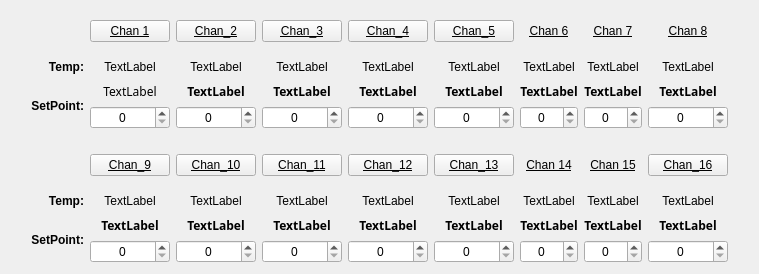
        <widget class="QWidget" name="monitor_box" native="true">
         <property name="sizePolicy">
          <sizepolicy hsizetype="Fixed" vsizetype="Fixed">
           <horstretch>0</horstretch>
           <verstretch>0</verstretch>
          </sizepolicy>
         </property>
         <property name="minimumSize">
          <size>
           <width>90</width>
           <height>0</height>
          </size>
         </property>
         <property name="maximumSize">
          <size>
           <width>1132</width>
           <height>16777215</height>
          </size>
         </property>
         <layout class="QGridLayout" name="channel_temps">
          <item row="9" column="9">
           <layout class="QVBoxLayout" name="verticalLayout_20">
            <item>
             <widget class="QLabel" name="chan_16_setpoint">
              <property name="font">
               <font>
                <family>Yu Gothic UI Semibold</family>
                <weight>75</weight>
                <bold>true</bold>
               </font>
              </property>
              <property name="text">
               <string>TextLabel</string>
              </property>
              <property name="alignment">
               <set>Qt::AlignCenter</set>
              </property>
             </widget>
            </item>
            <item>
             <widget class="QSpinBox" name="chan_16_adjust">
              <property name="alignment">
               <set>Qt::AlignCenter</set>
              </property>
             </widget>
            </item>
           </layout>
          </item>
          <item row="3" column="4">
           <layout class="QVBoxLayout" name="verticalLayout_7">
            <item>
             <widget class="QLabel" name="chan_3_setpoint">
              <property name="font">
               <font>
                <family>Yu Gothic UI Semibold</family>
                <weight>75</weight>
                <bold>true</bold>
               </font>
              </property>
              <property name="text">
               <string>TextLabel</string>
              </property>
              <property name="alignment">
               <set>Qt::AlignCenter</set>
              </property>
             </widget>
            </item>
            <item>
             <widget class="QSpinBox" name="chan_3_adjust">
              <property name="alignment">
               <set>Qt::AlignCenter</set>
              </property>
             </widget>
            </item>
           </layout>
          </item>
          <item row="3" column="3">
           <layout class="QVBoxLayout" name="verticalLayout_6">
            <item>
             <widget class="QLabel" name="chan_2_setpoint">
              <property name="font">
               <font>
                <family>Yu Gothic UI Semibold</family>
                <weight>75</weight>
                <italic>false</italic>
                <bold>true</bold>
                <underline>false</underline>
               </font>
              </property>
              <property name="text">
               <string>TextLabel</string>
              </property>
              <property name="alignment">
               <set>Qt::AlignCenter</set>
              </property>
             </widget>
            </item>
            <item>
             <widget class="QSpinBox" name="chan_2_adjust">
              <property name="font">
               <font>
                <underline>false</underline>
               </font>
              </property>
              <property name="alignment">
               <set>Qt::AlignCenter</set>
              </property>
             </widget>
            </item>
           </layout>
          </item>
          <item row="3" column="2">
           <layout class="QVBoxLayout" name="verticalLayout_5">
            <item>
             <widget class="QLabel" name="chan_1_setpoint">
              <property name="font">
               <font>
                <family>Yu Gothic UI Semibold</family>
                <underline>false</underline>
               </font>
              </property>
              <property name="text">
               <string>TextLabel</string>
              </property>
              <property name="alignment">
               <set>Qt::AlignCenter</set>
              </property>
             </widget>
            </item>
            <item>
             <widget class="QSpinBox" name="chan_1_adjust">
              <property name="font">
               <font>
                <underline>false</underline>
               </font>
              </property>
              <property name="alignment">
               <set>Qt::AlignCenter</set>
              </property>
             </widget>
            </item>
           </layout>
          </item>
          <item row="7" column="1">
           <spacer name="verticalSpacer_11">
            <property name="orientation">
             <enum>Qt::Vertical</enum>
            </property>
            <property name="sizeType">
             <enum>QSizePolicy::Fixed</enum>
            </property>
            <property name="sizeHint" stdset="0">
             <size>
              <width>20</width>
              <height>40</height>
             </size>
            </property>
           </spacer>
          </item>
          <item row="9" column="4">
           <layout class="QVBoxLayout" name="verticalLayout_15">
            <item>
             <widget class="QLabel" name="chan_11_setpoint">
              <property name="font">
               <font>
                <family>Yu Gothic UI Semibold</family>
                <weight>75</weight>
                <bold>true</bold>
               </font>
              </property>
              <property name="text">
               <string>TextLabel</string>
              </property>
              <property name="alignment">
               <set>Qt::AlignCenter</set>
              </property>
             </widget>
            </item>
            <item>
             <widget class="QSpinBox" name="chan_11_adjust">
              <property name="alignment">
               <set>Qt::AlignCenter</set>
              </property>
             </widget>
            </item>
           </layout>
          </item>
          <item row="8" column="2">
           <widget class="QLabel" name="chan_9_temp">
            <property name="font">
             <font>
              <underline>false</underline>
             </font>
            </property>
            <property name="text">
             <string>TextLabel</string>
            </property>
            <property name="alignment">
             <set>Qt::AlignCenter</set>
            </property>
           </widget>
          </item>
          <item row="2" column="9">
           <widget class="QLabel" name="chan_8_temp">
            <property name="font">
             <font>
              <underline>false</underline>
             </font>
            </property>
            <property name="text">
             <string>TextLabel</string>
            </property>
            <property name="alignment">
             <set>Qt::AlignCenter</set>
            </property>
           </widget>
          </item>
          <item row="8" column="5">
           <widget class="QLabel" name="chan_12_temp">
            <property name="font">
             <font>
              <underline>false</underline>
             </font>
            </property>
            <property name="text">
             <string>TextLabel</string>
            </property>
            <property name="alignment">
             <set>Qt::AlignCenter</set>
            </property>
           </widget>
          </item>
          <item row="2" column="4">
           <widget class="QLabel" name="chan_3_temp">
            <property name="font">
             <font>
              <underline>false</underline>
             </font>
            </property>
            <property name="text">
             <string>TextLabel</string>
            </property>
            <property name="alignment">
             <set>Qt::AlignCenter</set>
            </property>
           </widget>
          </item>
          <item row="2" column="2">
           <widget class="QLabel" name="chan_1_temp">
            <property name="font">
             <font>
              <underline>false</underline>
             </font>
            </property>
            <property name="text">
             <string>TextLabel</string>
            </property>
            <property name="alignment">
             <set>Qt::AlignCenter</set>
            </property>
           </widget>
          </item>
          <item row="2" column="8">
           <widget class="QLabel" name="chan_7_temp">
            <property name="font">
             <font>
              <underline>false</underline>
             </font>
            </property>
            <property name="text">
             <string>TextLabel</string>
            </property>
            <property name="alignment">
             <set>Qt::AlignCenter</set>
            </property>
           </widget>
          </item>
          <item row="2" column="7">
           <widget class="QLabel" name="chan_6_temp">
            <property name="font">
             <font>
              <underline>false</underline>
             </font>
            </property>
            <property name="text">
             <string>TextLabel</string>
            </property>
            <property name="alignment">
             <set>Qt::AlignCenter</set>
            </property>
           </widget>
          </item>
          <item row="2" column="0">
           <spacer name="verticalSpacer_9">
            <property name="orientation">
             <enum>Qt::Vertical</enum>
            </property>
            <property name="sizeHint" stdset="0">
             <size>
              <width>20</width>
              <height>20</height>
             </size>
            </property>
           </spacer>
          </item>
          <item row="2" column="3">
           <widget class="QLabel" name="chan_2_temp">
            <property name="font">
             <font>
              <underline>false</underline>
             </font>
            </property>
            <property name="text">
             <string>TextLabel</string>
            </property>
            <property name="alignment">
             <set>Qt::AlignCenter</set>
            </property>
           </widget>
          </item>
          <item row="7" column="8">
           <widget class="QLabel" name="channel_15_marker">
            <property name="font">
             <font>
              <underline>true</underline>
             </font>
            </property>
            <property name="text">
             <string>Chan 15</string>
            </property>
            <property name="alignment">
             <set>Qt::AlignCenter</set>
            </property>
           </widget>
          </item>
          <item row="2" column="6">
           <widget class="QLabel" name="chan_5_temp">
            <property name="font">
             <font>
              <underline>false</underline>
             </font>
            </property>
            <property name="text">
             <string>TextLabel</string>
            </property>
            <property name="alignment">
             <set>Qt::AlignCenter</set>
            </property>
           </widget>
          </item>
          <item row="7" column="7">
           <widget class="QLabel" name="channel_14_marker">
            <property name="font">
             <font>
              <underline>true</underline>
             </font>
            </property>
            <property name="text">
             <string>Chan 14</string>
            </property>
            <property name="alignment">
             <set>Qt::AlignCenter</set>
            </property>
           </widget>
          </item>
          <item row="0" column="1">
           <spacer name="verticalSpacer_10">
            <property name="orientation">
             <enum>Qt::Vertical</enum>
            </property>
            <property name="sizeType">
             <enum>QSizePolicy::Fixed</enum>
            </property>
            <property name="sizeHint" stdset="0">
             <size>
              <width>20</width>
              <height>40</height>
             </size>
            </property>
           </spacer>
          </item>
          <item row="3" column="9">
           <layout class="QVBoxLayout" name="verticalLayout_12">
            <item>
             <widget class="QLabel" name="chan_8_setpoint">
              <property name="font">
               <font>
                <family>Yu Gothic UI Semibold</family>
                <weight>75</weight>
                <bold>true</bold>
               </font>
              </property>
              <property name="text">
               <string>TextLabel</string>
              </property>
              <property name="alignment">
               <set>Qt::AlignCenter</set>
              </property>
             </widget>
            </item>
            <item>
             <widget class="QSpinBox" name="chan_8_adjust">
              <property name="alignment">
               <set>Qt::AlignCenter</set>
              </property>
             </widget>
            </item>
           </layout>
          </item>
          <item row="9" column="6">
           <layout class="QVBoxLayout" name="verticalLayout_17">
            <item>
             <widget class="QLabel" name="chan_13_setpoint">
              <property name="font">
               <font>
                <family>Yu Gothic UI Semibold</family>
                <weight>75</weight>
                <bold>true</bold>
               </font>
              </property>
              <property name="text">
               <string>TextLabel</string>
              </property>
              <property name="alignment">
               <set>Qt::AlignCenter</set>
              </property>
             </widget>
            </item>
            <item>
             <widget class="QSpinBox" name="chan_13_adjust">
              <property name="alignment">
               <set>Qt::AlignCenter</set>
              </property>
             </widget>
            </item>
           </layout>
          </item>
          <item row="9" column="2">
           <layout class="QVBoxLayout" name="verticalLayout_13">
            <item>
             <widget class="QLabel" name="chan_9_setpoint">
              <property name="font">
               <font>
                <family>Yu Gothic UI Semibold</family>
                <weight>75</weight>
                <bold>true</bold>
               </font>
              </property>
              <property name="text">
               <string>TextLabel</string>
              </property>
              <property name="alignment">
               <set>Qt::AlignCenter</set>
              </property>
             </widget>
            </item>
            <item>
             <widget class="QSpinBox" name="chan_9_adjust">
              <property name="alignment">
               <set>Qt::AlignCenter</set>
              </property>
             </widget>
            </item>
           </layout>
          </item>
          <item row="9" column="7">
           <layout class="QVBoxLayout" name="verticalLayout_18">
            <item>
             <widget class="QLabel" name="chan_14_setpoint">
              <property name="font">
               <font>
                <family>Yu Gothic UI Semibold</family>
                <weight>75</weight>
                <bold>true</bold>
               </font>
              </property>
              <property name="text">
               <string>TextLabel</string>
              </property>
              <property name="alignment">
               <set>Qt::AlignCenter</set>
              </property>
             </widget>
            </item>
            <item>
             <widget class="QSpinBox" name="chan_14_adjust">
              <property name="alignment">
               <set>Qt::AlignCenter</set>
              </property>
             </widget>
            </item>
           </layout>
          </item>
          <item row="3" column="5">
           <layout class="QVBoxLayout" name="verticalLayout_8">
            <item>
             <widget class="QLabel" name="chan_4_setpoint">
              <property name="font">
               <font>
                <family>Yu Gothic UI Semibold</family>
                <weight>75</weight>
                <bold>true</bold>
               </font>
              </property>
              <property name="text">
               <string>TextLabel</string>
              </property>
              <property name="alignment">
               <set>Qt::AlignCenter</set>
              </property>
             </widget>
            </item>
            <item>
             <widget class="QSpinBox" name="chan_4_adjust">
              <property name="alignment">
               <set>Qt::AlignCenter</set>
              </property>
             </widget>
            </item>
           </layout>
          </item>
          <item row="9" column="8">
           <layout class="QVBoxLayout" name="verticalLayout_19">
            <item>
             <widget class="QLabel" name="chan_15_setpoint">
              <property name="font">
               <font>
                <family>Yu Gothic UI Semibold</family>
                <weight>75</weight>
                <bold>true</bold>
               </font>
              </property>
              <property name="text">
               <string>TextLabel</string>
              </property>
              <property name="alignment">
               <set>Qt::AlignCenter</set>
              </property>
             </widget>
            </item>
            <item>
             <widget class="QSpinBox" name="chan_15_adjust">
              <property name="alignment">
               <set>Qt::AlignCenter</set>
              </property>
             </widget>
            </item>
           </layout>
          </item>
          <item row="8" column="6">
           <widget class="QLabel" name="chan_13_temp">
            <property name="font">
             <font>
              <underline>false</underline>
             </font>
            </property>
            <property name="text">
             <string>TextLabel</string>
            </property>
            <property name="alignment">
             <set>Qt::AlignCenter</set>
            </property>
           </widget>
          </item>
          <item row="8" column="7">
           <widget class="QLabel" name="chan_14_temp">
            <property name="font">
             <font>
              <underline>false</underline>
             </font>
            </property>
            <property name="text">
             <string>TextLabel</string>
            </property>
            <property name="alignment">
             <set>Qt::AlignCenter</set>
            </property>
           </widget>
          </item>
          <item row="8" column="3">
           <widget class="QLabel" name="chan_10_temp">
            <property name="font">
             <font>
              <underline>false</underline>
             </font>
            </property>
            <property name="text">
             <string>TextLabel</string>
            </property>
            <property name="alignment">
             <set>Qt::AlignCenter</set>
            </property>
           </widget>
          </item>
          <item row="5" column="10">
           <spacer name="verticalSpacer_5">
            <property name="orientation">
             <enum>Qt::Vertical</enum>
            </property>
            <property name="sizeHint" stdset="0">
             <size>
              <width>20</width>
              <height>10</height>
             </size>
            </property>
           </spacer>
          </item>
          <item row="8" column="4">
           <widget class="QLabel" name="chan_11_temp">
            <property name="font">
             <font>
              <underline>false</underline>
             </font>
            </property>
            <property name="text">
             <string>TextLabel</string>
            </property>
            <property name="alignment">
             <set>Qt::AlignCenter</set>
            </property>
           </widget>
          </item>
          <item row="2" column="5">
           <widget class="QLabel" name="chan_4_temp">
            <property name="font">
             <font>
              <underline>false</underline>
             </font>
            </property>
            <property name="text">
             <string>TextLabel</string>
            </property>
            <property name="alignment">
             <set>Qt::AlignCenter</set>
            </property>
           </widget>
          </item>
          <item row="8" column="0">
           <spacer name="verticalSpacer_6">
            <property name="orientation">
             <enum>Qt::Vertical</enum>
            </property>
            <property name="sizeHint" stdset="0">
             <size>
              <width>20</width>
              <height>20</height>
             </size>
            </property>
           </spacer>
          </item>
          <item row="8" column="9">
           <widget class="QLabel" name="chan_16_temp">
            <property name="font">
             <font>
              <underline>false</underline>
             </font>
            </property>
            <property name="text">
             <string>TextLabel</string>
            </property>
            <property name="alignment">
             <set>Qt::AlignCenter</set>
            </property>
           </widget>
          </item>
          <item row="8" column="8">
           <widget class="QLabel" name="chan_15_temp">
            <property name="font">
             <font>
              <underline>false</underline>
             </font>
            </property>
            <property name="text">
             <string>TextLabel</string>
            </property>
            <property name="alignment">
             <set>Qt::AlignCenter</set>
            </property>
           </widget>
          </item>
          <item row="0" column="9">
           <widget class="QLabel" name="channel_8_marker">
            <property name="font">
             <font>
              <underline>true</underline>
             </font>
            </property>
            <property name="text">
             <string>Chan 8</string>
            </property>
            <property name="alignment">
             <set>Qt::AlignCenter</set>
            </property>
           </widget>
          </item>
          <item row="0" column="7">
           <widget class="QLabel" name="channel_6_marker">
            <property name="font">
             <font>
              <underline>true</underline>
             </font>
            </property>
            <property name="text">
             <string>Chan 6</string>
            </property>
            <property name="alignment">
             <set>Qt::AlignCenter</set>
            </property>
           </widget>
          </item>
          <item row="9" column="1">
           <widget class="QLabel" name="setpoints_label_2">
            <property name="font">
             <font>
              <weight>75</weight>
              <bold>true</bold>
              <underline>false</underline>
             </font>
            </property>
            <property name="text">
             <string>SetPoint:</string>
            </property>
            <property name="alignment">
             <set>Qt::AlignRight|Qt::AlignTrailing|Qt::AlignVCenter</set>
            </property>
           </widget>
          </item>
          <item row="0" column="8">
           <widget class="QLabel" name="channel_7_marker">
            <property name="font">
             <font>
              <underline>true</underline>
             </font>
            </property>
            <property name="text">
             <string>Chan 7</string>
            </property>
            <property name="alignment">
             <set>Qt::AlignCenter</set>
            </property>
           </widget>
          </item>
          <item row="3" column="0">
           <spacer name="verticalSpacer_12">
            <property name="orientation">
             <enum>Qt::Vertical</enum>
            </property>
            <property name="sizeHint" stdset="0">
             <size>
              <width>20</width>
              <height>20</height>
             </size>
            </property>
           </spacer>
          </item>
          <item row="8" column="1">
           <widget class="QLabel" name="temps_label_2">
            <property name="font">
             <font>
              <weight>75</weight>
              <bold>true</bold>
              <underline>false</underline>
             </font>
            </property>
            <property name="text">
             <string>Temp:</string>
            </property>
            <property name="alignment">
             <set>Qt::AlignRight|Qt::AlignTrailing|Qt::AlignVCenter</set>
            </property>
           </widget>
          </item>
          <item row="3" column="1">
           <widget class="QLabel" name="setpoints_label_1">
            <property name="font">
             <font>
              <weight>75</weight>
              <bold>true</bold>
              <underline>false</underline>
             </font>
            </property>
            <property name="text">
             <string>SetPoint:</string>
            </property>
            <property name="alignment">
             <set>Qt::AlignRight|Qt::AlignTrailing|Qt::AlignVCenter</set>
            </property>
           </widget>
          </item>
          <item row="2" column="1">
           <widget class="QLabel" name="temps_label_1">
            <property name="font">
             <font>
              <weight>75</weight>
              <bold>true</bold>
              <underline>false</underline>
             </font>
            </property>
            <property name="text">
             <string>Temp:</string>
            </property>
            <property name="alignment">
             <set>Qt::AlignRight|Qt::AlignTrailing|Qt::AlignVCenter</set>
            </property>
           </widget>
          </item>
          <item row="9" column="0">
           <spacer name="verticalSpacer_14">
            <property name="orientation">
             <enum>Qt::Vertical</enum>
            </property>
            <property name="sizeHint" stdset="0">
             <size>
              <width>20</width>
              <height>20</height>
             </size>
            </property>
           </spacer>
          </item>
          <item row="3" column="7">
           <layout class="QVBoxLayout" name="verticalLayout_10">
            <item>
             <widget class="QLabel" name="chan_6_setpoint">
              <property name="font">
               <font>
                <family>Yu Gothic UI Semibold</family>
                <weight>75</weight>
                <bold>true</bold>
               </font>
              </property>
              <property name="text">
               <string>TextLabel</string>
              </property>
              <property name="alignment">
               <set>Qt::AlignCenter</set>
              </property>
             </widget>
            </item>
            <item>
             <widget class="QSpinBox" name="chan_6_adjust">
              <property name="alignment">
               <set>Qt::AlignCenter</set>
              </property>
             </widget>
            </item>
           </layout>
          </item>
          <item row="9" column="3">
           <layout class="QVBoxLayout" name="verticalLayout_14">
            <item>
             <widget class="QLabel" name="chan_10_setpoint">
              <property name="font">
               <font>
                <family>Yu Gothic UI Semibold</family>
                <weight>75</weight>
                <bold>true</bold>
               </font>
              </property>
              <property name="text">
               <string>TextLabel</string>
              </property>
              <property name="alignment">
               <set>Qt::AlignCenter</set>
              </property>
             </widget>
            </item>
            <item>
             <widget class="QSpinBox" name="chan_10_adjust">
              <property name="alignment">
               <set>Qt::AlignCenter</set>
              </property>
             </widget>
            </item>
           </layout>
          </item>
          <item row="3" column="8">
           <layout class="QVBoxLayout" name="verticalLayout_11">
            <item>
             <widget class="QLabel" name="chan_7_setpoint">
              <property name="font">
               <font>
                <family>Yu Gothic UI Semibold</family>
                <weight>75</weight>
                <bold>true</bold>
               </font>
              </property>
              <property name="text">
               <string>TextLabel</string>
              </property>
              <property name="alignment">
               <set>Qt::AlignCenter</set>
              </property>
             </widget>
            </item>
            <item>
             <widget class="QSpinBox" name="chan_7_adjust">
              <property name="alignment">
               <set>Qt::AlignCenter</set>
              </property>
             </widget>
            </item>
           </layout>
          </item>
          <item row="3" column="6">
           <layout class="QVBoxLayout" name="verticalLayout_9">
            <item>
             <widget class="QLabel" name="chan_5_setpoint">
              <property name="font">
               <font>
                <family>Yu Gothic UI Semibold</family>
                <weight>75</weight>
                <bold>true</bold>
               </font>
              </property>
              <property name="text">
               <string>TextLabel</string>
              </property>
              <property name="alignment">
               <set>Qt::AlignCenter</set>
              </property>
             </widget>
            </item>
            <item>
             <widget class="QSpinBox" name="chan_5_adjust">
              <property name="alignment">
               <set>Qt::AlignCenter</set>
              </property>
             </widget>
            </item>
           </layout>
          </item>
          <item row="0" column="3">
           <widget class="QPushButton" name="channel_2_button">
            <property name="font">
             <font>
              <underline>true</underline>
             </font>
            </property>
            <property name="text">
             <string>Chan_2</string>
            </property>
           </widget>
          </item>
          <item row="9" column="5">
           <layout class="QVBoxLayout" name="verticalLayout_16">
            <item>
             <widget class="QLabel" name="chan_12_setpoint">
              <property name="font">
               <font>
                <family>Yu Gothic UI Semibold</family>
                <weight>75</weight>
                <bold>true</bold>
               </font>
              </property>
              <property name="text">
               <string>TextLabel</string>
              </property>
              <property name="alignment">
               <set>Qt::AlignCenter</set>
              </property>
             </widget>
            </item>
            <item>
             <widget class="QSpinBox" name="chan_12_adjust">
              <property name="alignment">
               <set>Qt::AlignCenter</set>
              </property>
             </widget>
            </item>
           </layout>
          </item>
          <item row="0" column="5">
           <widget class="QPushButton" name="channel_4_button">
            <property name="font">
             <font>
              <underline>true</underline>
             </font>
            </property>
            <property name="text">
             <string>Chan_4</string>
            </property>
           </widget>
          </item>
          <item row="0" column="4">
           <widget class="QPushButton" name="channel_3_button">
            <property name="font">
             <font>
              <underline>true</underline>
             </font>
            </property>
            <property name="text">
             <string>Chan_3</string>
            </property>
           </widget>
          </item>
          <item row="7" column="2">
           <widget class="QPushButton" name="channel_9_button">
            <property name="font">
             <font>
              <underline>true</underline>
             </font>
            </property>
            <property name="text">
             <string>Chan_9</string>
            </property>
           </widget>
          </item>
          <item row="7" column="3">
           <widget class="QPushButton" name="channel_10_button">
            <property name="font">
             <font>
              <underline>true</underline>
             </font>
            </property>
            <property name="text">
             <string>Chan_10</string>
            </property>
           </widget>
          </item>
          <item row="0" column="6">
           <widget class="QPushButton" name="channel_5_button">
            <property name="font">
             <font>
              <underline>true</underline>
             </font>
            </property>
            <property name="text">
             <string>Chan_5</string>
            </property>
           </widget>
          </item>
          <item row="7" column="6">
           <widget class="QPushButton" name="channel_13_button">
            <property name="font">
             <font>
              <underline>true</underline>
             </font>
            </property>
            <property name="text">
             <string>Chan_13</string>
            </property>
           </widget>
          </item>
          <item row="7" column="4">
           <widget class="QPushButton" name="channel_11_button">
            <property name="font">
             <font>
              <underline>true</underline>
             </font>
            </property>
            <property name="text">
             <string>Chan_11</string>
            </property>
           </widget>
          </item>
          <item row="7" column="9">
           <widget class="QPushButton" name="channel_16_button">
            <property name="font">
             <font>
              <underline>true</underline>
             </font>
            </property>
            <property name="text">
             <string>Chan_16</string>
            </property>
           </widget>
          </item>
          <item row="7" column="5">
           <widget class="QPushButton" name="channel_12_button">
            <property name="font">
             <font>
              <underline>true</underline>
             </font>
            </property>
            <property name="text">
             <string>Chan_12</string>
            </property>
           </widget>
          </item>
          <item row="0" column="2">
           <widget class="QPushButton" name="channel_1_button">
            <property name="font">
             <font>
              <underline>true</underline>
             </font>
            </property>
            <property name="toolTip">
             <string>Hide from Graph</string>
            </property>
            <property name="text">
             <string>Chan 1</string>
            </property>
           </widget>
          </item>
         </layout>
        </widget>
